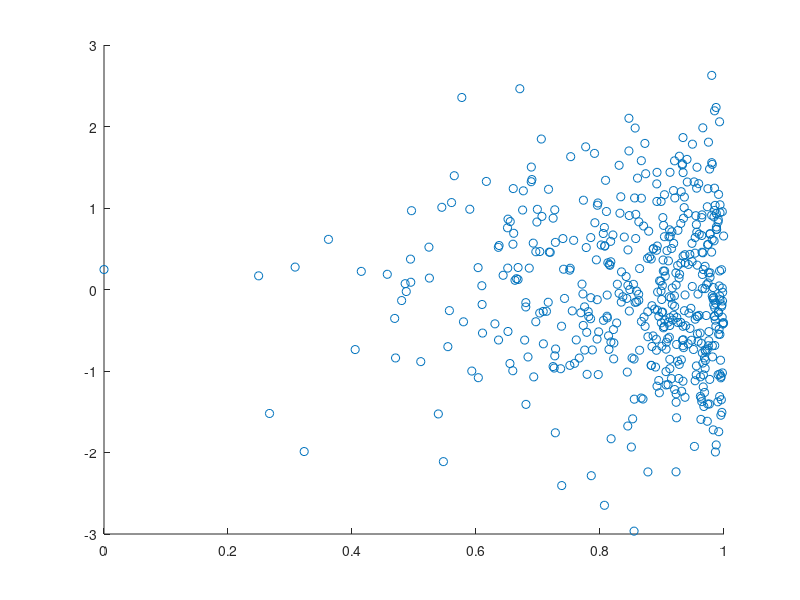

The MATLAB script that drew this image: (Note: this script raises an error after producing the figure.)

errors=[];
neurons=[2,5,8,11,14,17,20];
for k = 1:length(neurons);    
    disp(k)

    X = exprnd(2,[1,500]);
    X=1-(X/max(X));
    Y=randn(500,1);
    Y=Y.';
    %X = rand(1,1000);
    %Y = rand(1,1000);
    %Y=Y/max(Y)
    %figure;
    M=[X; Y];
    scatter(M(1,:),M(2,:),'bo'); hold on; 


    xneurons=neurons(7);
    yneurons=neurons(7);
    totalneurons=xneurons*yneurons;
    net=som(2,[xneurons,yneurons]);

    options = foptions;
    options(14) = 1000 ; %epochs ;
    options(18) = 0.5;   %initial_learning_rate;  
    options(16) = 0.05;  %final_learning_rate; 
    options(17) = 8;     %Initial neighbourhood size
    options(15) = 1;     %Final neighbourhood size
    
    disp('ordening phase')

    net2=somtrain(net,options,M.');
    c2 = sompak(net2);
    plot(c2(:, 1), c2(:, 2), 'r*'); hold on;


    options(14) = 500*xneurons*yneurons;  %epochs
    options(18) = 0.01; %initial_learning_rate; 
    options(16) = 0.01; %final_learning_rate;
    options(17) = 1;    %Initial neighbourhood size
    options(15) = 0;    %Final neighbourhood size
    
    disp('convergence phase')
    net3 = somtrain(net2, options, M.');
    c3 = sompak(net3);

    plot(c3(:, 1), c3(:, 2), 'g^');
    legend('data','neurons after ordering phase','neurons after convergence phase')

    figure;
    for i = 1:totalneurons;

        neighbours = find(net3.inode_dist(:,:,i) == 1);
        for j = 1:length(neighbours);
            index = neighbours(j);
            plot([c3(i,1),c3(index,1)],[c3(i,2) c3(index,2)],'g'); hold on;
        end

    end

    error=0;

    for i =1:length(M);
        distances=[];       
        for j = 1:length(c3);
            distance=sqrt((c3(j,1)-M(1,i))^2+(c3(j,2)-M(2,i))^2);
            distances=[distances distance];
        end

        err = min(distances);
        error=[error err]; 


    end

    mean_error=mean(error);
    errors=[errors mean_error];
end
